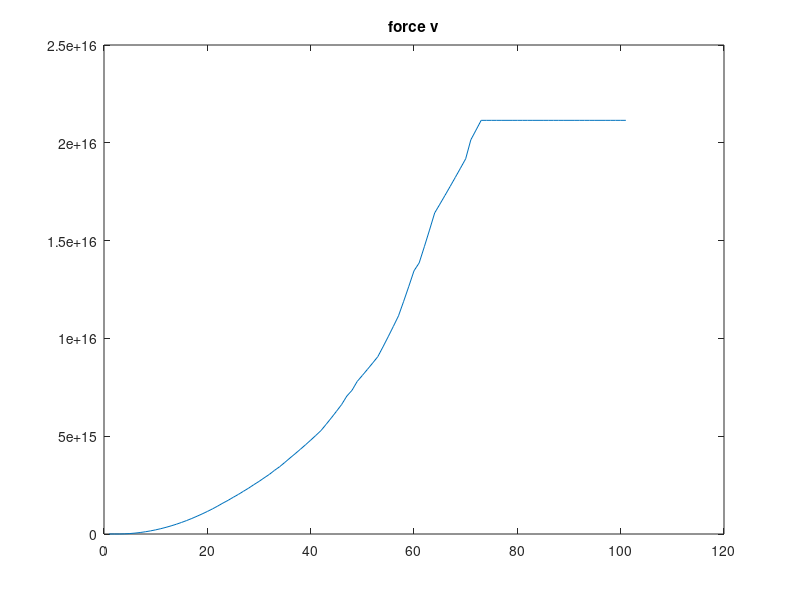
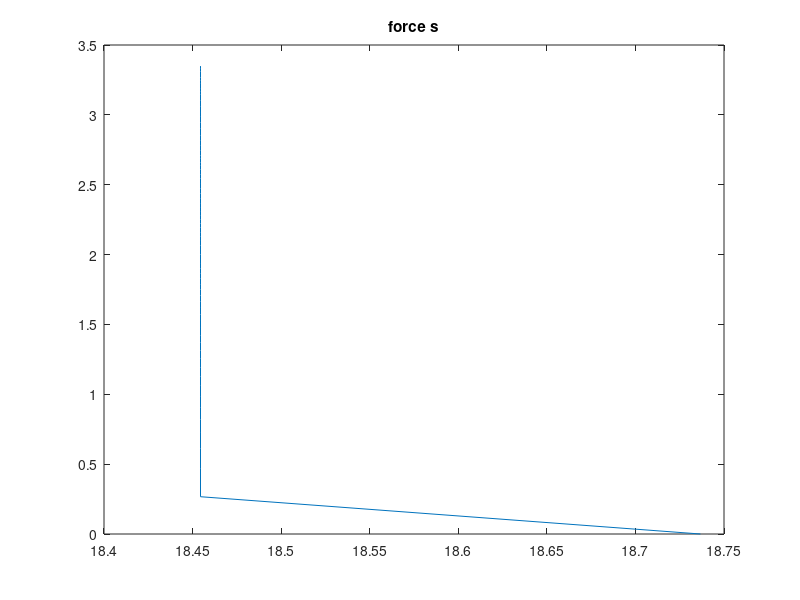
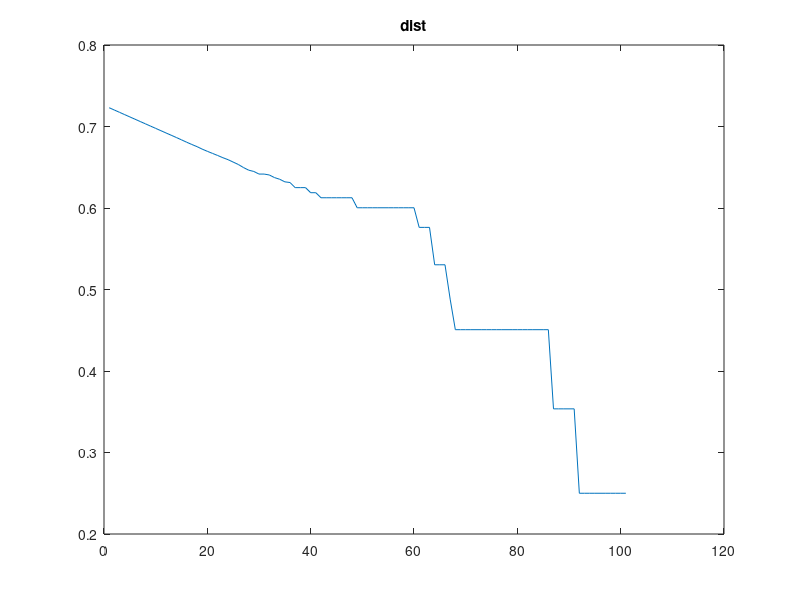
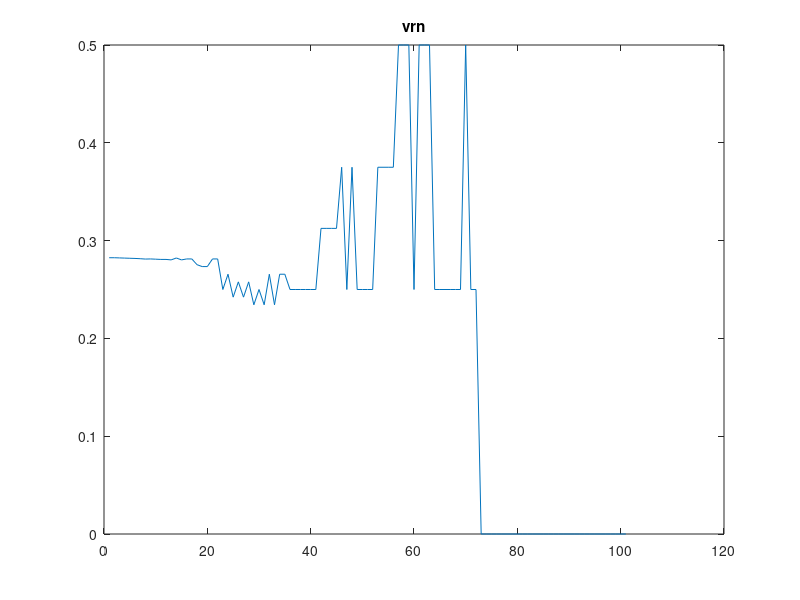

MATLAB code for these plots, in order:
n_particles = 2;
t_max = 10;
dt = 0.01;
t_durn = 0:dt:1;

% params
R = 1;
m = 1;

% initial vals
x = zeros(n_particles,length(t_durn));
y = zeros(n_particles,length(t_durn));

vx = zeros(n_particles,length(t_durn));
vy = zeros(n_particles,length(t_durn));
vrn_vec = zeros(1,length(t_durn));

force_v_x = zeros(1,length(t_durn));
force_v_y = zeros(1,length(t_durn));

force_s_x = zeros(1,length(t_durn));
force_s_y = zeros(1,length(t_durn));

% intialise
x(1,1) = rand;
x(2,1) = rand;

y(1,1) = rand;
y(2,1) = rand;

d = sqrt( (x(1,1) - x(2,1))^2  +  (y(1,1) - y(2,1))^2 );
if d >= 2*R
    while d > 2*R
        x(1,1) = rand;
        x(2,1) = rand;
        
        y(1,1) = rand;
        y(2,1) = rand;
        
        d = sqrt( (x(1,1) - x(2,1))^2  +  (y(1,1) - y(2,1))^2 );
    end
end

vx(1,1) = rand;
vx(2,1) = rand;

vy(1,1) = rand;
vy(2,1) = rand;

% diff_coef = 3.832e-29;
% atomic_vol = 1.18e-29;
diff_coef = 3.832e-29;
atomic_vol = 1.18e-9;
surface_energy = 1.72;
dihedral_angle = 146*(pi/180); % radians
density = 8920;
kT = 1.38e-23*1e3;

a = zeros(1,length(t_durn));
    t=2;

    a(t-1) = 0.7*rand;
    d = sqrt( (x(1,t-1) - x(2,t-1))^2  +  (y(1,t-1) - y(2,t-1))^2 );
    force_v = (pi*(a(t-1)^4))/(8*((diff_coef*atomic_vol)/(kT)));
    dx = ( x(1,t-1) - x(2,t-1) );
    dy = ( y(1,t-1) - y(2,t-1) );
    force_v_x(t-1) = force_v*(abs(dx)/d);
    force_v_y(t-1) = force_v*(abs(dy)/d);

    v1x = vx(1,t-1);
    v1y = vy(1,t-1);

    v2x = vx(2,t-1);
    v2y = vy(2,t-1);

    unit_vec = [-dx, -dy]./d;
    v1n = v1x*(unit_vec(1)) + v1y*(unit_vec(2));
    v2n = v2x*(unit_vec(1)) + v2y*((unit_vec(2)));
    vrn = v1n - v2n;
    vrn_vec(t-1) = vrn;
    force_s = pi*(surface_energy)*(4*R*( 1 - 0.5*cos(dihedral_angle/2) ) + a(t-1)*sin(dihedral_angle/2) );
    force_s_x(t-1) = force_s*(abs(dx)/d);
    force_s_y(t-1) = force_s*(abs(dy)/d);
    
for t=2:length(t_durn)
    d = sqrt( (x(1,t-1) - x(2,t-1))^2  +  (y(1,t-1) - y(2,t-1))^2 );
    force_v = (pi*(a(t-1)^4))/(8*((diff_coef*atomic_vol)/(kT)));
    dx = ( x(1,t-1) - x(2,t-1) );
    dy = ( y(1,t-1) - y(2,t-1) );
    force_v_x(t) = force_v*(abs(dx)/d);
    force_v_y(t) = force_v*(abs(dy)/d);


    v1x = vx(1,t-1);
    v1y = vy(1,t-1);

    v2x = vx(2,t-1);
    v2y = vy(2,t-1);

    unit_vec = [-dx, -dy]./d;
    v1n = v1x*unit_vec(1) + v1y*unit_vec(2);
    v2n = v2x*unit_vec(1) + v2y*unit_vec(2);
    vrn = v1n - v2n;
    vrn_vec(t) = vrn;
    force_s = pi*(surface_energy)*(4*R*( 1 - 0.5*cos(dihedral_angle/2) ) + a(t-1)*sin(dihedral_angle/2) );
    force_s_x(t) = force_s*(abs(dx)/d);
    force_s_y(t) = force_s*(abs(dy)/d);

    for n=1:n_particles
        vx(n,t) =  vx(n,t-1)+ (  (force_v_x(t) + force_s_x(t))/m   )*dt;
        vy(n,t) =  vy(n,t-1) + (  (force_v_y(t) + force_s_y(t))/m   )*dt;
    end
    
    for n=1:n_particles
        x(n,t) = x(n,t-1) + vx(n,t)*dt;
        y(n,t) = y(n,t-1) + vy(n,t)*dt;
    end
    a(t) = sqrt(a(t-1)^2 -  2*R*vrn*dt);
end

%%
figure
    plot(sqrt(force_v_x.^2 + force_v_y.^2))
    title('force v')

figure
     plot(sqrt(force_s_x.^2 + force_s_y.^2))
    title('force s')

  %%
  figure
    plot( sqrt( (x(1,:)-x(2,:)).^2 + (y(1,:)-y(2,:)).^2 ) )
    title('dist')
    %%
    figure
        plot(vrn_vec)
        title('vrn')
  